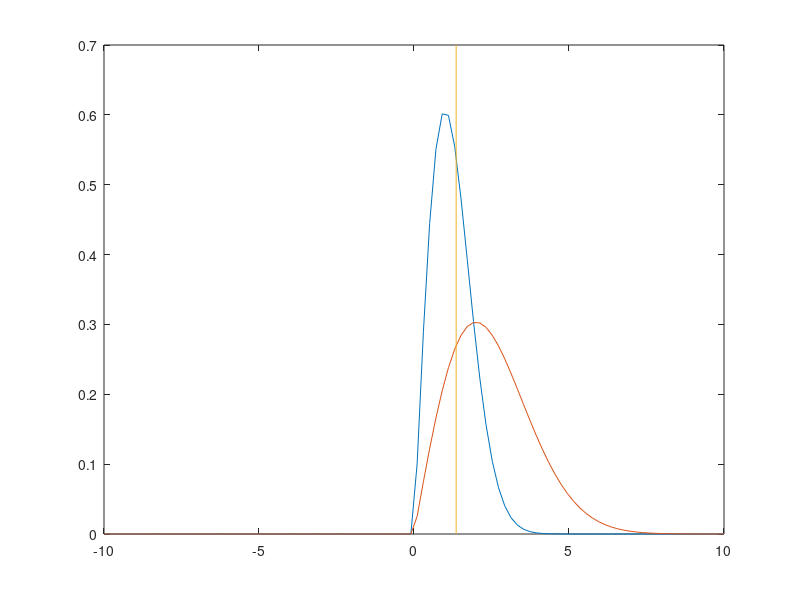

Write MATLAB code to recreate this figure.
clear all;
close all;
clc

n = linspace(-10, 10 , 100);
 
 s1 =1;
 s2 =2;
 
 for i = 1:length(n)
     if n(i)<0
         y(i)=0;
     else
         y(i)= raylpdf(n(i),s1);
     end
 end
 
  for i = 1:length(n)
     if n(i)<0
         y1(i)=0;
     else
         y1(i)= raylpdf(n(i),s2);
     end
 end

 x1 = (2/3)*sqrt(6*log(2));
 plot(n,y);
 hold on;
 plot(n,y1);
 hold on;
 y1 = [0 0.7]; % specifies the range of y values that the line will cover
 plot([x1 x1], y1) % plots the line
 
 
 

 
 
 